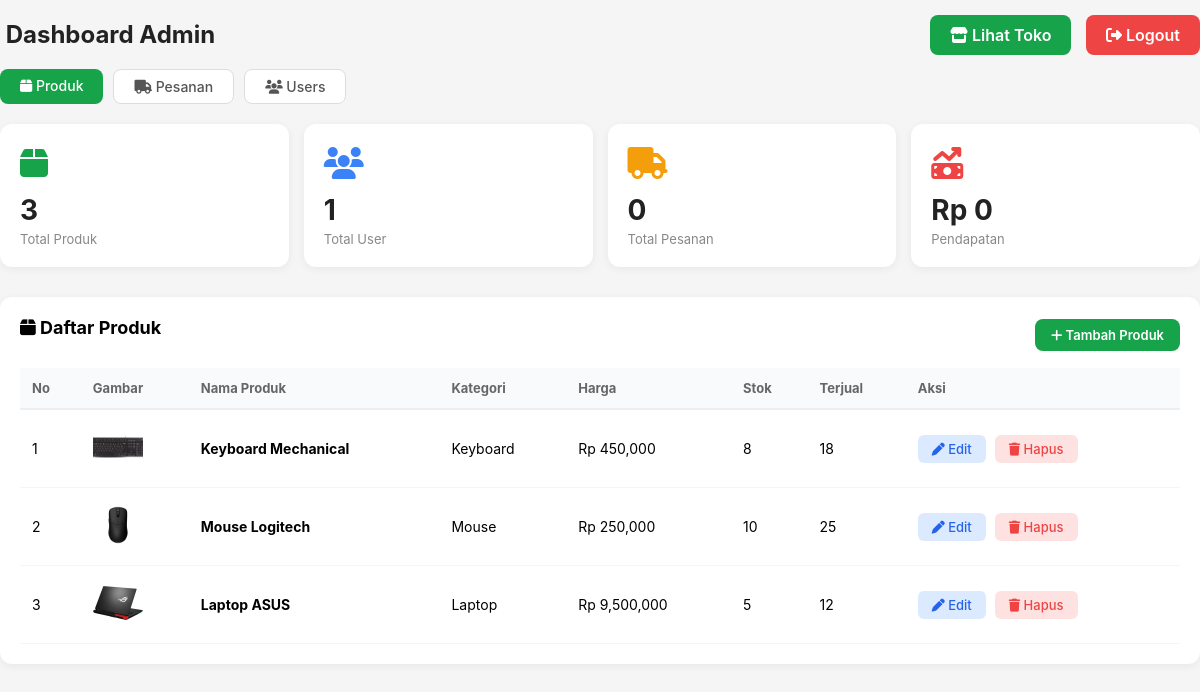
/admin/index.php (signed in), run on the app's committed database.
### tables this page shows
CREATE TABLE IF NOT EXISTS `produk` (
  `id_produk` int(11) NOT NULL AUTO_INCREMENT,
  `nama_produk` varchar(100) DEFAULT NULL,
  `deskripsi` text DEFAULT NULL,
  `kategori` varchar(50) DEFAULT NULL,
  `harga` int(11) DEFAULT NULL,
  `stok` int(11) DEFAULT NULL,
  `terjual` int(11) DEFAULT 0,
  `rating` decimal(2,1) DEFAULT 0.0,
  `gambar` varchar(255) DEFAULT NULL,
  PRIMARY KEY (`id_produk`)
);

### admin/index.php (the view, shortened to what this page needs)
<?php
include "../config/koneksi.php";
$data = mysqli_query($conn, "SELECT * FROM produk ORDER BY id_produk DESC");
$totalProduk = mysqli_fetch_assoc(mysqli_query($conn, "SELECT COUNT(*) AS total FROM produk"))['total'];
$totalUser = mysqli_fetch_assoc(mysqli_query($conn, "SELECT COUNT(*) AS total FROM users WHERE role='user'"))['total'];
$totalPesanan = mysqli_fetch_assoc(mysqli_query($conn, "SELECT COUNT(*) AS total FROM pesanan"))['total'];
$totalPendapatan = mysqli_fetch_assoc(mysqli_query($conn, "SELECT SUM(total) AS total FROM pesanan WHERE status='selesai'"))['total'];
?>
<!DOCTYPE html>
<html lang="id">
<head>
    <link rel="stylesheet" href="../assets/css/asset.css">
    <link rel="stylesheet" href="https://cdnjs.cloudflare.com/ajax/libs/font-awesome/6.6.0/css/all.min.css">
</head>
<body>
<div class="admin-container">
    <div class="admin-header">
        <h1><i class="fa-solid fa-shield-halted" style="color:#16a34a;"></i> Dashboard Admin</h1>
        <div>
            <a href="../index.php"><i class="fa-solid fa-store"></i> Lihat Toko</a>
            <a href="../logout.php" style="background:#ef4444;margin-left:10px;"><i class="fa-solid fa-right-from-bracket"></i> Logout</a>
        </div>
    </div>
    <div class="admin-nav">
        <a href="index.php" class="active"><i class="fa-solid fa-box"></i> Produk</a>
        <a href="pesanan.php"><i class="fa-solid fa-truck"></i> Pesanan</a>
        <a href="user.php"><i class="fa-solid fa-users"></i> Users</a>
    </div>
    <div class="stats">
        <div class="stat-card">
            <div class="icon" style="color:#16a34a;"><i class="fa-solid fa-box"></i></div>
            <div class="value"><?= $totalProduk ?></div>
            <div class="label">Total Produk</div>
        </div>
        <div class="stat-card">
            <div class="icon" style="color:#3b82f6;"><i class="fa-solid fa-users"></i></div>
            <div class="value"><?= $totalUser ?></div>
            <div class="label">Total User</div>
        </div>
        <div class="stat-card">
            <div class="icon" style="color:#f59e0b;"><i class="fa-solid fa-truck"></i></div>
            <div class="value"><?= $totalPesanan ?></div>
            <div class="label">Total Pesanan</div>
        </div>
        <div class="stat-card">
            <div class="icon" style="color:#ef4444;"><i class="fa-solid fa-money-bill-trend-up"></i></div>
            <div class="value">Rp <?= number_format($totalPendapatan ?: 0) ?></div>
            <div class="label">Pendapatan</div>
        </div>
    </div>
    <div class="admin-table">
        <div style="display:flex;justify-content:space-between;align-items:center;margin-bottom:15px;">
            <h2><i class="fa-solid fa-box"></i> Daftar Produk</h2>
            <a href="tambah_produk.php" style="padding:8px 16px;background:#16a34a;color:white;text-decoration:none;border-radius:8px;font-size:13px;font-weight:600;">
                <i class="fa-solid fa-plus"></i> Tambah Produk
            </a>
        </div>
        <table>
            <thead>
                <tr>
                    <th>No</th>
                    <th>Gambar</th>
                    <th>Nama Produk</th>
                    <th>Kategori</th>
                    <th>Harga</th>
                    <th>Stok</th>
                    <th>Terjual</th>
                    <th>Aksi</th>
                </tr>
            </thead>
            <tbody>
                <?php $no=1; while($row=mysqli_fetch_array($data)): ?>
                <tr>
                    <td><?= $no++ ?></td>
                    <td><img src="../Assets/<?= $row['gambar'] ?>" alt="" onerror="this.src='https://via.placeholder.com/50x50?text=No+Image'"></td>
                    <td><strong><?= $row['nama_produk'] ?></strong></td>
                    <td><?= $row['kategori'] ?: '-' ?></td>
                    <td>Rp <?= number_format($row['harga']) ?></td>
                    <td><?= $row['stok'] ?></td>
                    <td><?= $row['terjual'] ?: 0 ?></td>
                    <td class="actions">
                        <a href="edit_produk.php?id=<?= $row['id_produk'] ?>" class="edit"><i class="fa-solid fa-pen"></i> Edit</a>
                        <a href="hapus_produk.php?id=<?= $row['id_produk'] ?>" class="delete" onclick="return confirm('Hapus produk ini?')"><i class="fa-solid fa-trash"></i> Hapus</a>
                    </td>
                </tr>
                <?php endwhile; ?>
            </tbody>
        </table>
    </div>
</div>
</body>
</html>

### Assets/css/asset.css (style rules this page uses)
* { margin: 0; padding: 0; box-sizing: border-box; font-family: -apple-system, BlinkMacSystemFont, 'Segoe UI', Roboto, 'Helvetica Neue', Arial, sans-serif; }
body { background: #f5f5f5; }

### admin/index.php (style rules this page uses)
.admin-container { width: 1200px; margin: 20px auto; }
.admin-header { display: flex; justify-content: space-between; align-items: center; margin-bottom: 20px; }
.admin-header h1 { font-size: 24px; color: #222; }
.admin-header a { padding: 10px 20px; background: #16a34a; color: white; text-decoration: none; border-radius: 8px; font-weight: 600; transition: .3s; }
.stats { display: grid; grid-template-columns: repeat(4, 1fr); gap: 15px; margin-bottom: 30px; }
.stat-card { background: white; border-radius: 12px; padding: 20px; box-shadow: 0 2px 8px rgba(0,0,0,.06); }
.stat-card .icon { font-size: 32px; margin-bottom: 10px; }
.stat-card .value { font-size: 28px; font-weight: 700; color: #222; }
.stat-card .label { font-size: 13px; color: #888; margin-top: 4px; }
.admin-table { background: white; border-radius: 12px; padding: 20px; box-shadow: 0 2px 8px rgba(0,0,0,.06); }
.admin-table h2 { font-size: 18px; margin-bottom: 15px; }
.admin-table table { width: 100%; border-collapse: collapse; }
.admin-table th { text-align: left; padding: 12px; background: #f9fafb; font-size: 13px; color: #666; border-bottom: 2px solid #eee; }
.admin-table td { padding: 12px; border-bottom: 1px solid #f5f5f5; font-size: 14px; }
.admin-table td img { width: 50px; height: 50px; object-fit: cover; border-radius: 8px; }
.admin-table .actions a { padding: 6px 14px; border-radius: 6px; text-decoration: none; font-size: 13px; font-weight: 500; margin-right: 5px; }
.admin-table .actions .edit { background: #dbeafe; color: #2563eb; }
.admin-table .actions .delete { background: #fee2e2; color: #ef4444; }
.admin-nav { display: flex; gap: 10px; margin-bottom: 20px; }
.admin-nav a { padding: 8px 20px; border-radius: 8px; text-decoration: none; font-size: 14px; font-weight: 500; transition: .3s; }
.admin-nav a.active { background: #16a34a; color: white; }
.admin-nav a:not(.active) { background: white; color: #555; border: 1px solid #ddd; }

### data on the page
produk: gambar (picture), nama_produk "Keyboard Mechanical", kategori "Keyboard", harga "450,000", stok "8", terjual "18"
produk: gambar (picture), nama_produk "Mouse Logitech", kategori "Mouse", harga "250,000", stok "10", terjual "25"
produk: gambar (picture), nama_produk "Laptop ASUS", kategori "Laptop", harga "9,500,000", stok "5", terjual "12"

### other printed values
$totalProduk "3"
$totalUser "1"
$totalPesanan "0"
$totalPendapatan ?: 0 "0"
